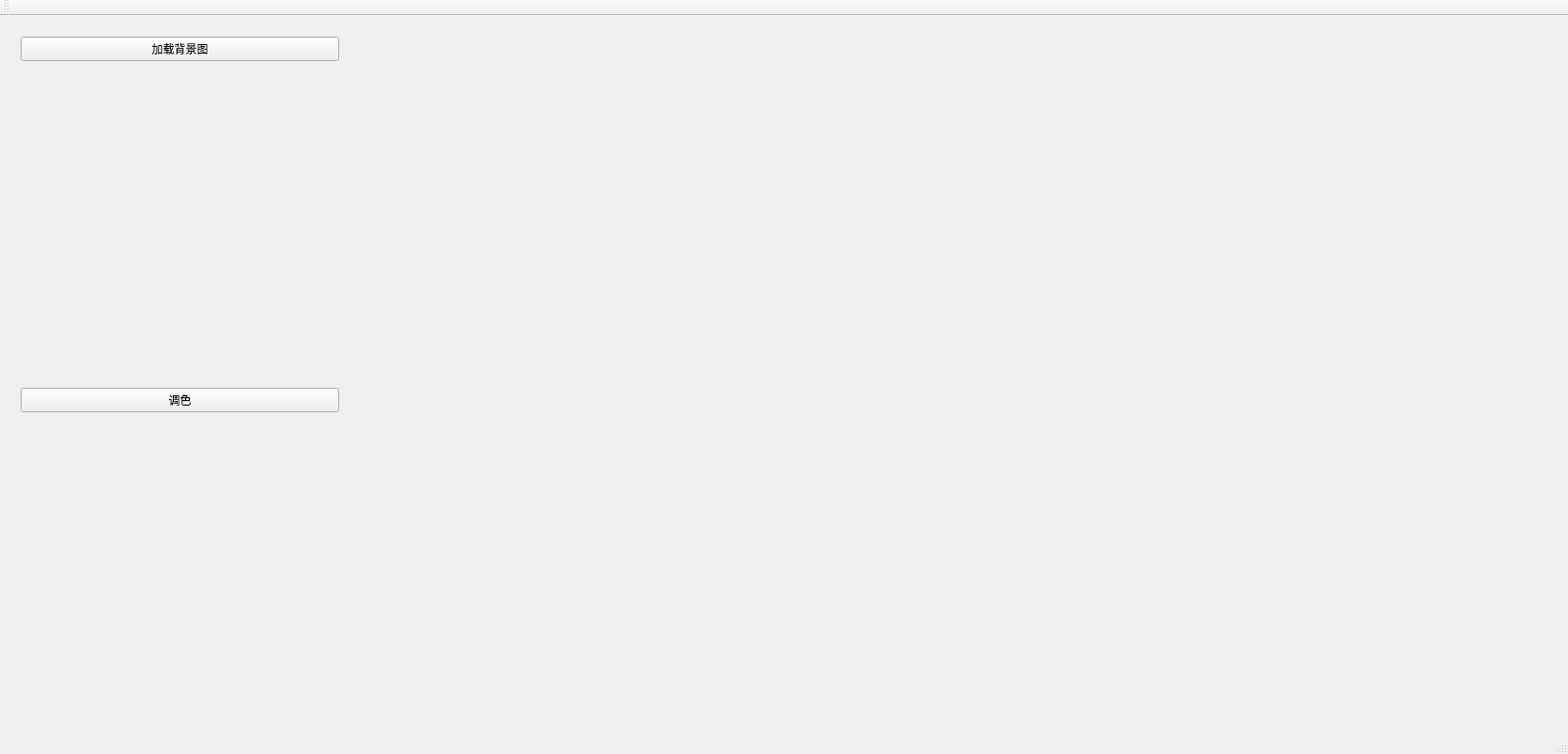
<?xml version="1.0" encoding="UTF-8"?>
<ui version="4.0">
 <class>MainWindowClass</class>
 <widget class="QMainWindow" name="MainWindowClass">
  <property name="geometry">
   <rect>
    <x>0</x>
    <y>0</y>
    <width>1661</width>
    <height>803</height>
   </rect>
  </property>
  <property name="windowTitle">
   <string>MainWindow</string>
  </property>
  <widget class="QWidget" name="centralWidget">
   <layout class="QHBoxLayout" name="horizontalLayout" stretch="1,4">
    <item>
     <widget class="QWidget" name="widget" native="true">
      <layout class="QVBoxLayout" name="verticalLayout">
       <item>
        <widget class="QPushButton" name="loadBackground">
         <property name="text">
          <string>加载背景图</string>
         </property>
        </widget>
       </item>
       <item>
        <widget class="QLabel" name="showBackground">
         <property name="text">
          <string/>
         </property>
        </widget>
       </item>
       <item>
        <widget class="QPushButton" name="openMix">
         <property name="text">
          <string>调色</string>
         </property>
        </widget>
       </item>
       <item>
        <widget class="QLabel" name="showInput">
         <property name="minimumSize">
          <size>
           <width>339</width>
           <height>314</height>
          </size>
         </property>
         <property name="maximumSize">
          <size>
           <width>339</width>
           <height>314</height>
          </size>
         </property>
         <property name="text">
          <string/>
         </property>
        </widget>
       </item>
      </layout>
     </widget>
    </item>
    <item>
     <widget class="QLabel" name="showOutput">
      <property name="minimumSize">
       <size>
        <width>1280</width>
        <height>720</height>
       </size>
      </property>
      <property name="maximumSize">
       <size>
        <width>1280</width>
        <height>720</height>
       </size>
      </property>
      <property name="text">
       <string/>
      </property>
     </widget>
    </item>
   </layout>
  </widget>
  <widget class="QMenuBar" name="menuBar">
   <property name="geometry">
    <rect>
     <x>0</x>
     <y>0</y>
     <width>1661</width>
     <height>26</height>
    </rect>
   </property>
  </widget>
  <widget class="QToolBar" name="mainToolBar">
   <attribute name="toolBarArea">
    <enum>TopToolBarArea</enum>
   </attribute>
   <attribute name="toolBarBreak">
    <bool>false</bool>
   </attribute>
  </widget>
  <widget class="QStatusBar" name="statusBar"/>
 </widget>
 <layoutdefault spacing="6" margin="11"/>
 <resources>
  <include location="mainwindow.qrc"/>
 </resources>
 <connections/>
</ui>
